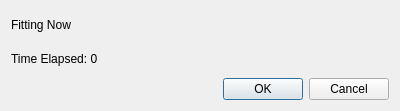
<?xml version="1.0" encoding="UTF-8"?>
<ui version="4.0">
 <class>FittingPopUp</class>
 <widget class="QDialog" name="FittingPopUp">
  <property name="geometry">
   <rect>
    <x>0</x>
    <y>0</y>
    <width>400</width>
    <height>111</height>
   </rect>
  </property>
  <property name="windowTitle">
   <string>Dialog</string>
  </property>
  <layout class="QVBoxLayout" name="verticalLayout">
   <item>
    <widget class="QLabel" name="titlelabel">
     <property name="text">
      <string>Fitting Now</string>
     </property>
    </widget>
   </item>
   <item>
    <widget class="QLabel" name="label">
     <property name="text">
      <string>Time Elapsed: 0</string>
     </property>
    </widget>
   </item>
   <item>
    <widget class="QDialogButtonBox" name="buttonBox">
     <property name="orientation">
      <enum>Qt::Horizontal</enum>
     </property>
     <property name="standardButtons">
      <set>QDialogButtonBox::Cancel|QDialogButtonBox::Ok</set>
     </property>
    </widget>
   </item>
  </layout>
 </widget>
 <resources/>
 <connections>
  <connection>
   <sender>buttonBox</sender>
   <signal>accepted()</signal>
   <receiver>FittingPopUp</receiver>
   <slot>accept()</slot>
   <hints>
    <hint type="sourcelabel">
     <x>248</x>
     <y>254</y>
    </hint>
    <hint type="destinationlabel">
     <x>157</x>
     <y>274</y>
    </hint>
   </hints>
  </connection>
  <connection>
   <sender>buttonBox</sender>
   <signal>rejected()</signal>
   <receiver>FittingPopUp</receiver>
   <slot>reject()</slot>
   <hints>
    <hint type="sourcelabel">
     <x>316</x>
     <y>260</y>
    </hint>
    <hint type="destinationlabel">
     <x>286</x>
     <y>274</y>
    </hint>
   </hints>
  </connection>
 </connections>
</ui>
